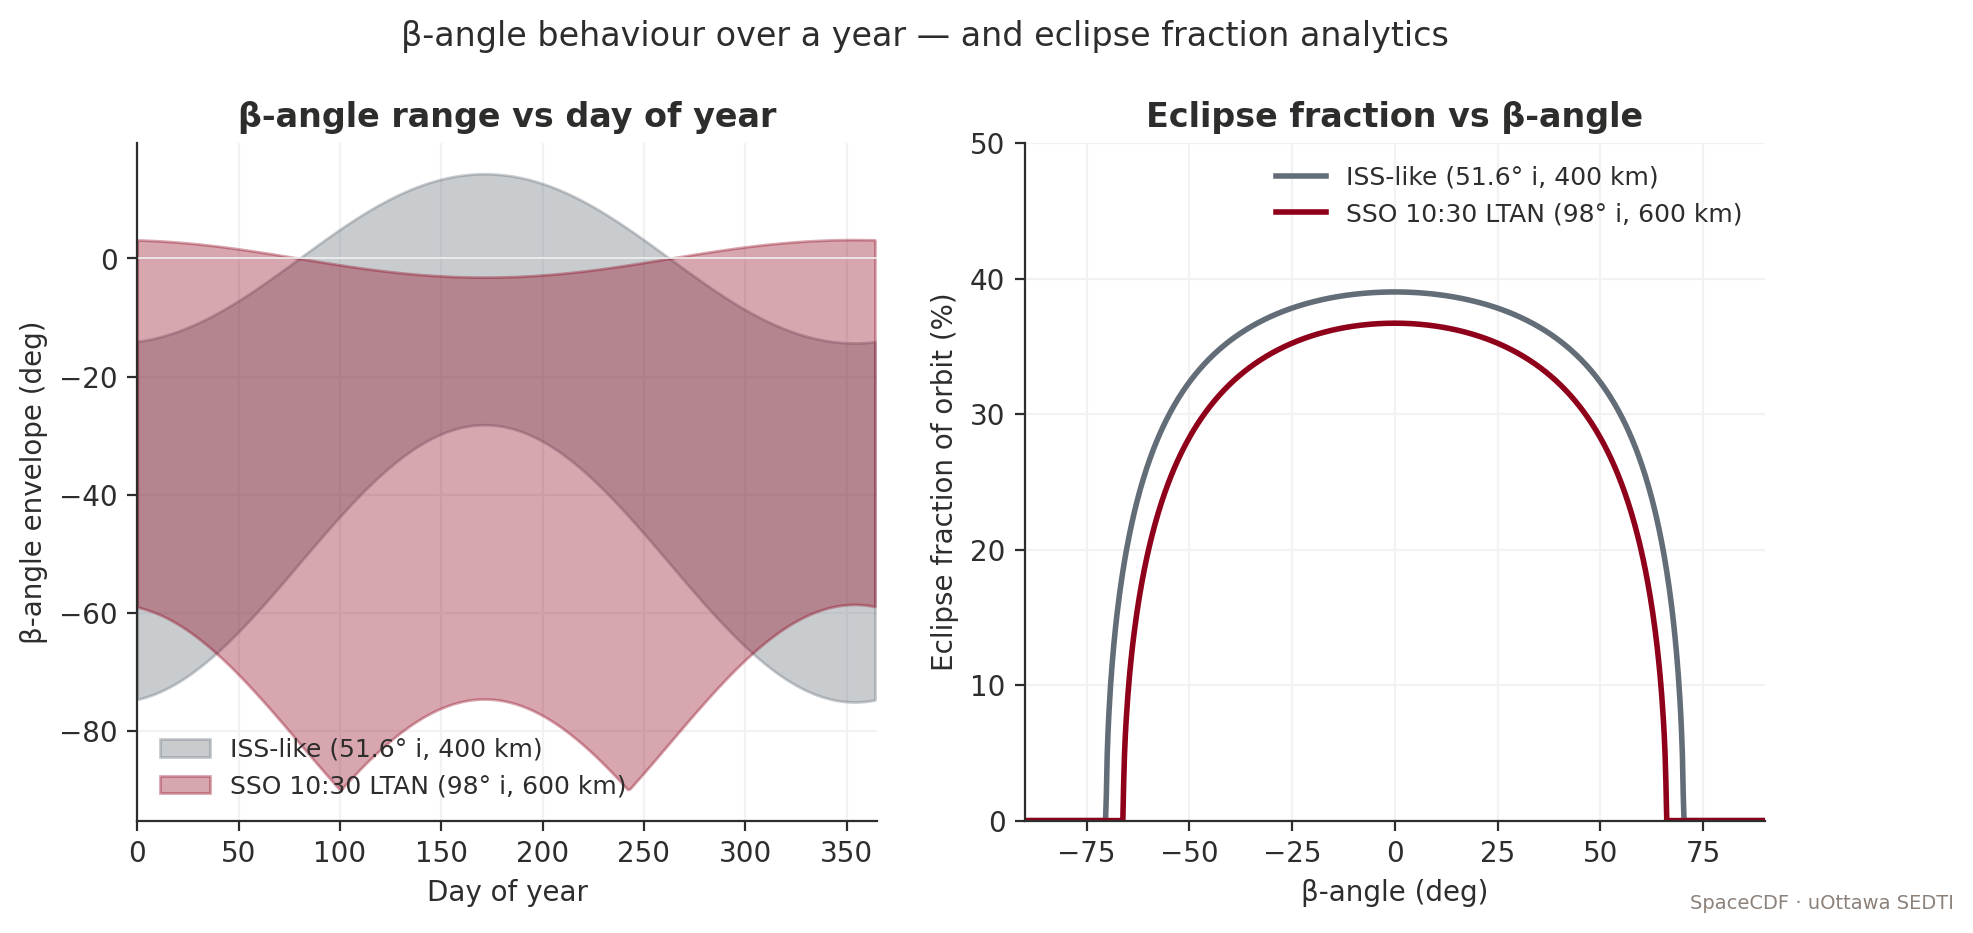

Recreate this plot in Python.
"""β-angle sweep & eclipse fraction for a 600 km SSO over a year."""
import numpy as np
import matplotlib.pyplot as plt
from uottawa_brand import apply_style, COLORS, add_footer

apply_style()

RE = 6378.137
mu = 398_600.4418

# Two orbits to compare
cases = [
    {"label": "ISS-like (51.6° i, 400 km)", "alt": 400, "i": 51.6},
    {"label": "SSO 10:30 LTAN (98° i, 600 km)", "alt": 600, "i": 98.0},
]

# Sun ecliptic latitude over a year (approx)
days = np.arange(0, 365)
sun_dec = 23.45 * np.sin(2 * np.pi * (days - 80) / 365.25)  # deg

fig, axes = plt.subplots(1, 2, figsize=(10.5, 4.4))

for case in cases:
    a = RE + case["alt"]
    inc = np.deg2rad(case["i"])
    # Approximate β-angle with Sun in equatorial frame, ignoring RAAN drift
    # β = arcsin(sin(δ) cos(i) - cos(δ) sin(i) sin(RAAN_sun - RAAN))
    # For simple sweep across the year, take RAAN_sun - RAAN = 0 then 90 to bound
    beta_min = []
    beta_max = []
    for d in sun_dec:
        d_r = np.deg2rad(d)
        b1 = np.rad2deg(np.arcsin(np.sin(d_r) * np.cos(inc)
                                   - np.cos(d_r) * np.sin(inc) * 0))
        b2 = np.rad2deg(np.arcsin(np.sin(d_r) * np.cos(inc)
                                   - np.cos(d_r) * np.sin(inc) * 1))
        beta_min.append(min(b1, b2))
        beta_max.append(max(b1, b2))
    # Plot envelope
    axes[0].fill_between(days, beta_min, beta_max,
                         color=COLORS["garnet"] if "SSO" in case["label"] else COLORS["blue"],
                         alpha=0.35, label=case["label"])

axes[0].set_xlabel("Day of year")
axes[0].set_ylabel("β-angle envelope (deg)")
axes[0].set_title("β-angle range vs day of year")
axes[0].axhline(0, color=COLORS["polar"], lw=0.6)
axes[0].set_xlim(0, 365)
axes[0].legend(loc="lower left", frameon=False, fontsize=9)

# Eclipse fraction vs β analytically (for circular orbit)
# Φ_eclipse fraction = (1/π) * acos( sqrt(h^2 + 2 R h) / (R + h) / cos(β) )
# (Vallado — for |β| < β*, where β* = asin(R/(R+h)))
beta_grid = np.deg2rad(np.linspace(-90, 90, 900))
for case in cases:
    a = RE + case["alt"]
    R = RE
    h = case["alt"]
    beta_star = np.arcsin(R / (R + h))
    eclipse = np.zeros_like(beta_grid)
    mask = np.abs(beta_grid) < beta_star
    inside = np.sqrt(h**2 + 2*R*h) / (R + h) / np.cos(beta_grid[mask])
    inside = np.clip(inside, -1.0, 1.0)
    eclipse[mask] = np.arccos(inside) / np.pi
    axes[1].plot(np.rad2deg(beta_grid), eclipse * 100,
                 lw=2.0,
                 color=COLORS["garnet"] if "SSO" in case["label"] else COLORS["blue"],
                 label=case["label"])

axes[1].set_xlabel("β-angle (deg)")
axes[1].set_ylabel("Eclipse fraction of orbit (%)")
axes[1].set_title("Eclipse fraction vs β-angle")
axes[1].axhline(0, color=COLORS["polar"], lw=0.6)
axes[1].set_xlim(-90, 90)
axes[1].set_ylim(0, 50)
axes[1].legend(loc="upper right", frameon=False, fontsize=9)

fig.suptitle("β-angle behaviour over a year — and eclipse fraction analytics",
             fontsize=12, color=COLORS["charcoal"], y=1.02)

add_footer(fig)
fig.savefig("/sessions/serene-eager-noether/mnt/docs/assets/figures/fig_beta_eclipse.png")
print("OK beta+eclipse")
